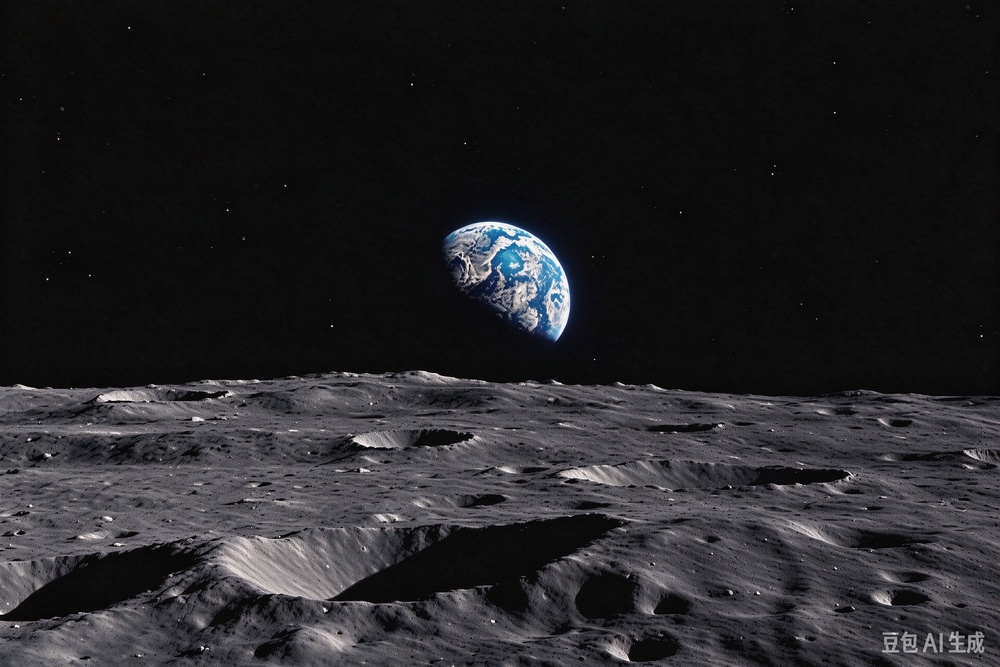
#> input picture 素材/ref_月面地球_1920x1280.jpg, 1000 x 667 px, shrunk from 1920 x 1280 before the run
$ python seamcheck.py '../素材/ref_月面地球_1920x1280.jpg'
#> lines starting #> are read from the running program, lines starting #| are printed output that depends on the picture; after the words box and inside, x2 and y2 are one past the last pixel; in counts of white or black regions, pixels touching at a corner belong together
"""seamcheck.py —— 判断一张成品的拼接残线程度（原分辨率，不缩放）"""
import sys

import numpy as np
from PIL import Image


def seam_score(path, thr=0.70, span=8, min_frac=0.30):
#> called with path = '../素材/ref_月面地球_1920x1280.jpg', thr = 0.7, span = 8, min_frac = 0.3
    A = np.asarray(Image.open(path).convert("L"), dtype=np.float32)
    H, W = A.shape
#> H = 667; W = 1000
    stack = []
    for d in list(range(-span, -2)) + list(range(3, span + 1)):
        stack.append(np.roll(A, d, axis=1))
#> after the loop, stack = 12 items
    med = np.median(np.stack(stack, 0), axis=0)
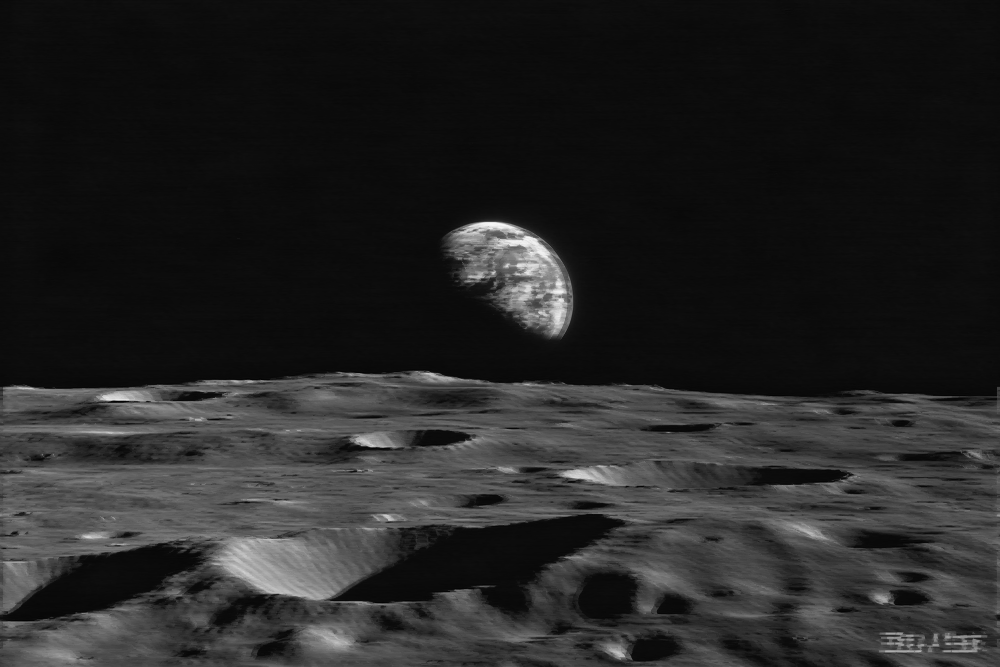
#> med: shape (667, 1000) float32; min 2, max 247, mean 37.3
    dark = A < med * thr
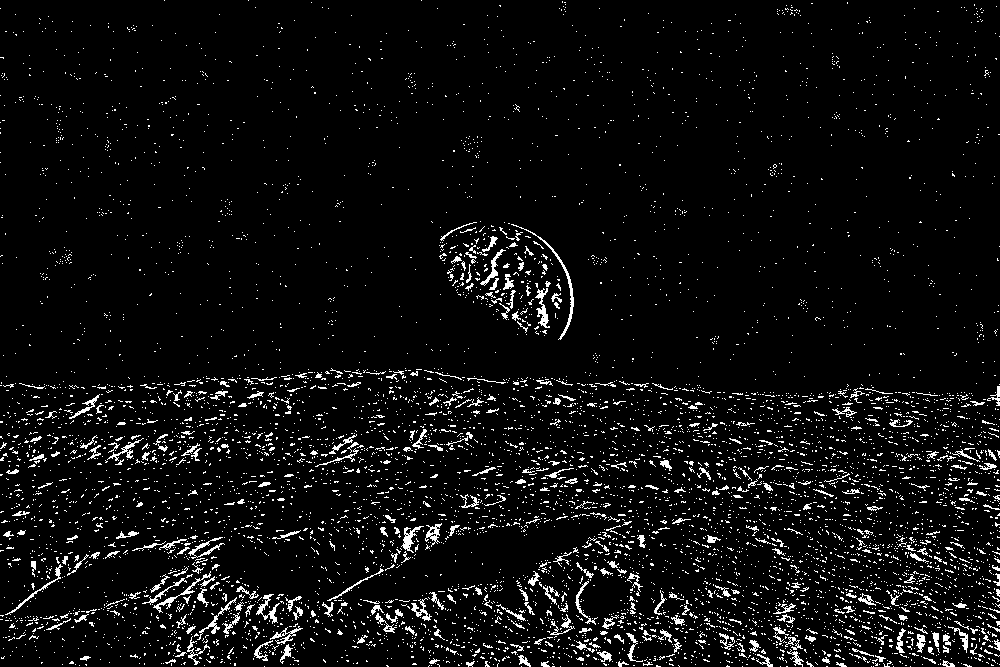
#> dark: shape (667, 1000) bool; 5.4% white in thin lines or dots
    col_lit = (A > 10).sum(0) > H * 0.30
    frac = dark.mean(0)
#> frac = 1000 values, max 0.166 at index 997, min 0.0135 at index 141, mean 0.0541
    bad = (frac > min_frac) & col_lit
    return int(bad.sum()), float(frac.max())


if __name__ == "__main__":
    for p in sys.argv[1:]:
        n, mx = seam_score(p)
#> n = 0; mx = 0.166
        print("%-50s 疑似线列 %4d  峰值 %.2f  %s"
              % (p.split("\\")[-1], n, mx, "有残线" if n >= 8 else "干净"))
#| ../素材/ref_月面地球_1920x1280.jpg                       疑似线列    0  峰值 0.17  干净

$ run again, on 素材/moon_base_mirror.png
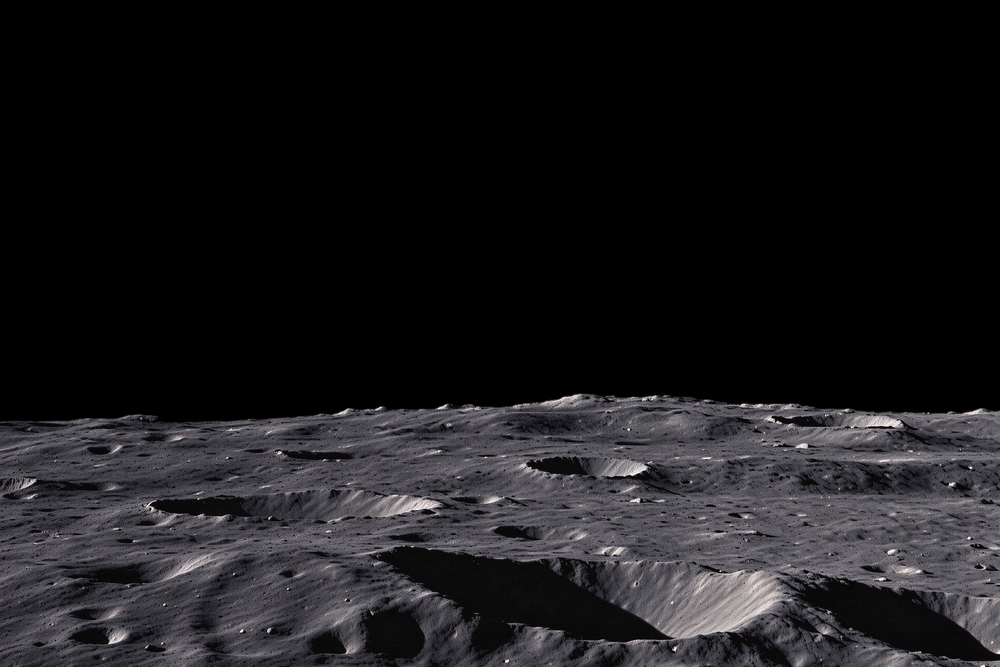
#> input picture 素材/moon_base_mirror.png, 1000 x 667 px, shrunk from 1920 x 1280 before the run
#> after the loop in seam_score, `for d in list(range(-span, -2)) + list(range(3, span + 1)):`: stack = 12 items
#> in seam_score, `med = np.median(np.stack(stack, 0), axis=0)`:
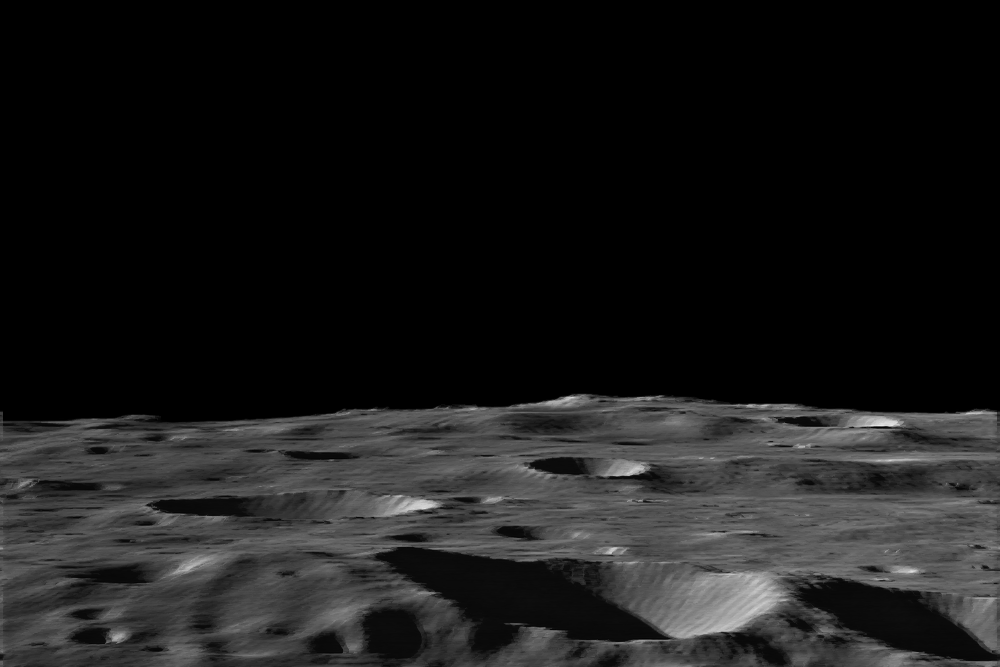
#> med: shape (667, 1000) float32; min 0, max 235, mean 26.3
#> in seam_score, `dark = A < med * thr`:
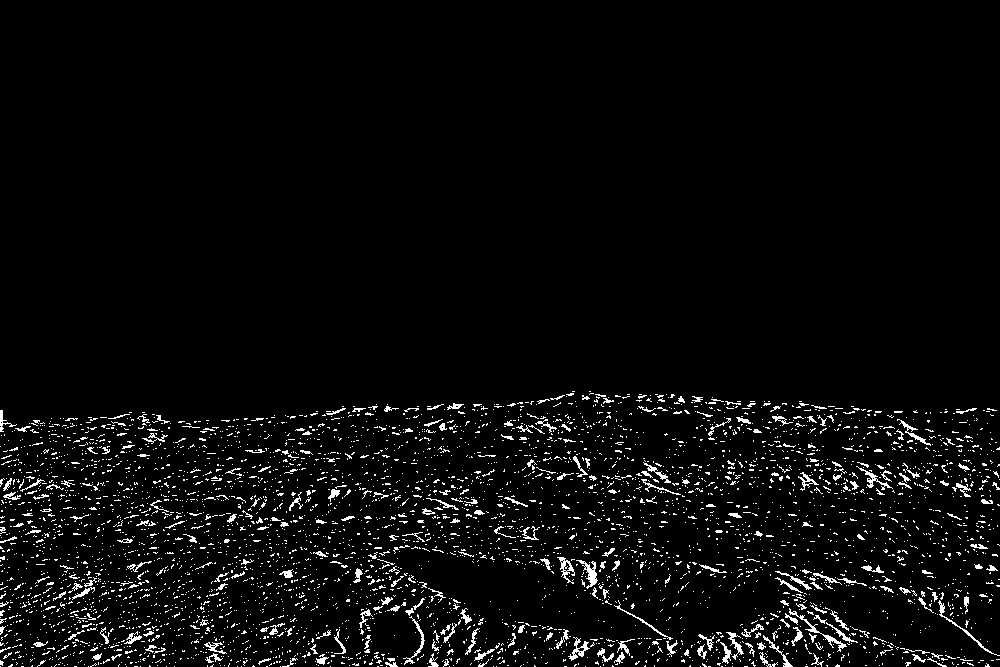
#> dark: shape (667, 1000) bool; 4.1% white in thin lines or dots, all inside (x1, y1, x2, y2) = (0, 391, 1000, 667)
#> frac = 1000 values, max 0.133 at index 1, min 0.012 at index 186, mean 0.0406
#> n = 0; mx = 0.133
#| ../素材/moon_base_mirror.png                         疑似线列    0  峰值 0.13  干净

$ run again, on 素材/moon_base_中影.png
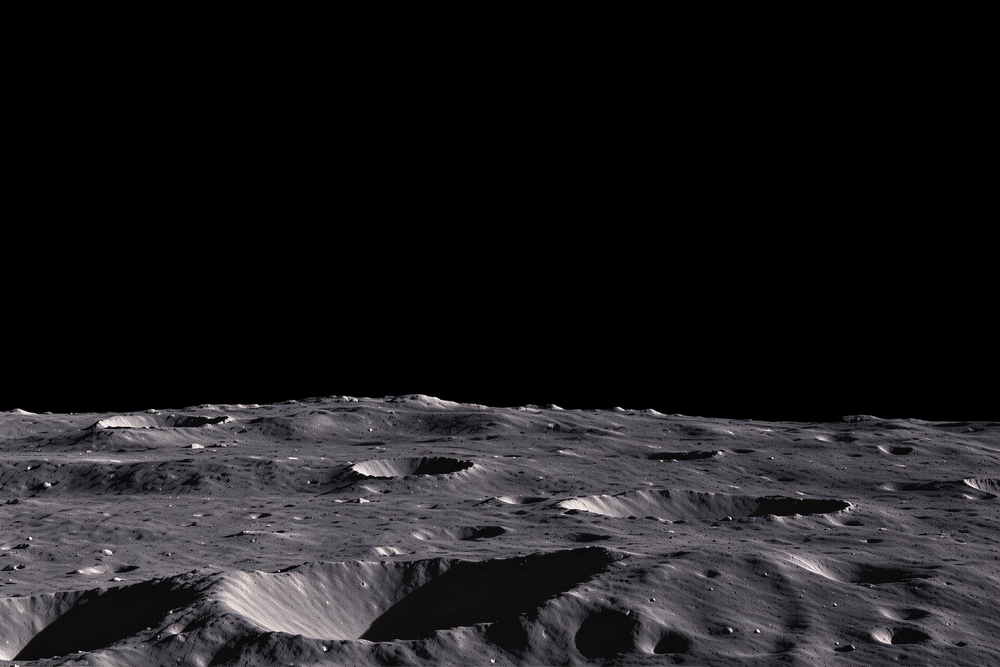
#> input picture 素材/moon_base_中影.png, 1000 x 667 px, shrunk from 1920 x 1280 before the run
#> after the loop in seam_score, `for d in list(range(-span, -2)) + list(range(3, span + 1)):`: stack = 12 items
#> in seam_score, `med = np.median(np.stack(stack, 0), axis=0)`:
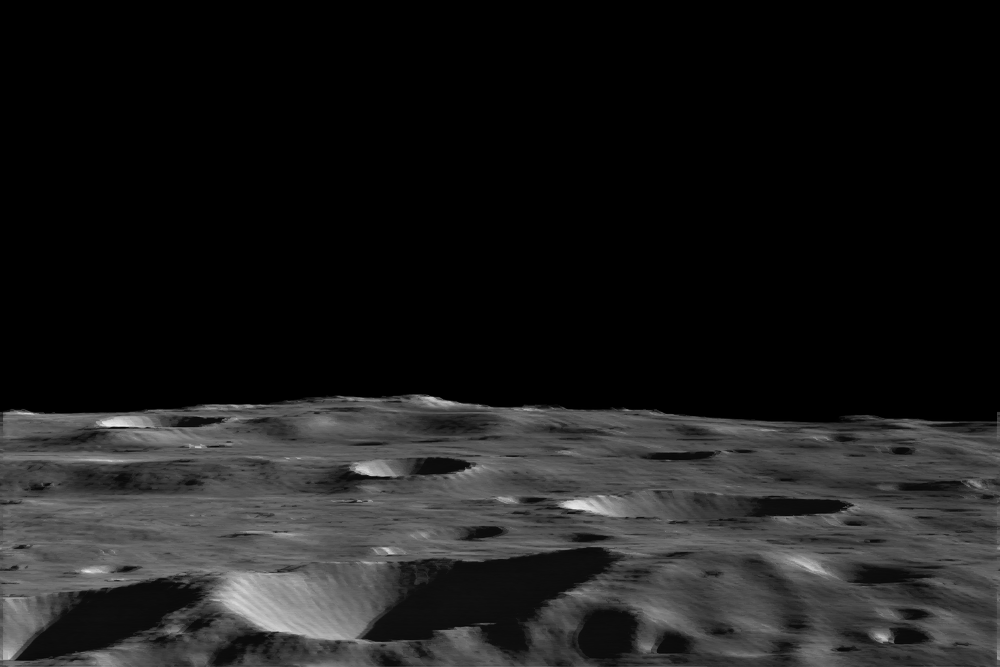
#> med: shape (667, 1000) float32; min 0, max 236, mean 27.8
#> in seam_score, `dark = A < med * thr`:
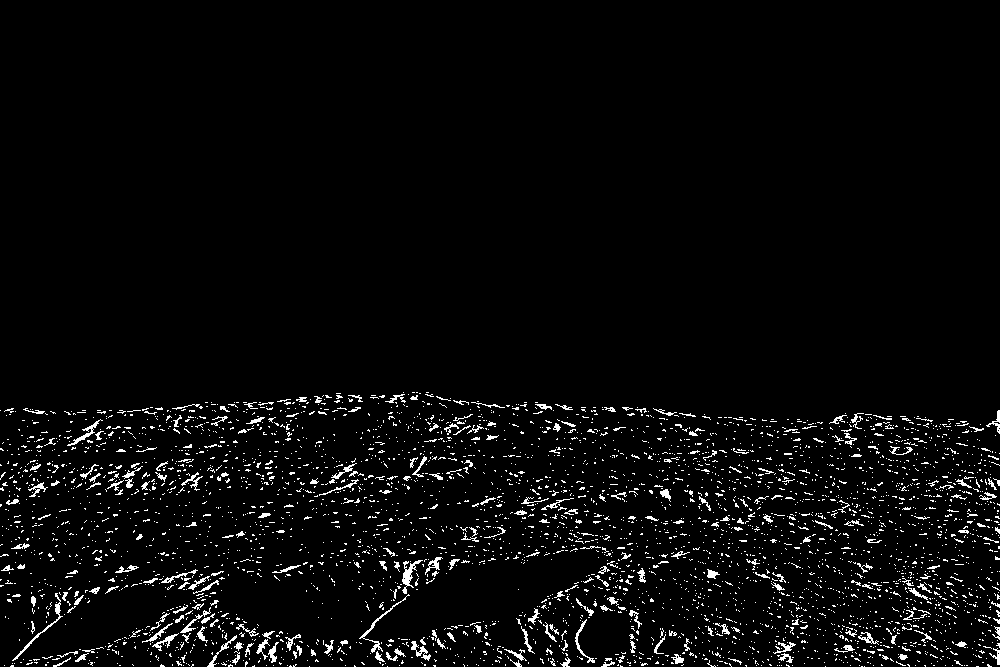
#> dark: shape (667, 1000) bool; 3.7% white in thin lines or dots, all inside (x1, y1, x2, y2) = (0, 392, 1000, 667)
#> frac = 1000 values, max 0.147 at index 997, min 0.0105 at index 309, mean 0.0368
#> n = 0; mx = 0.147
#| ../素材/moon_base_中影.png                             疑似线列    0  峰值 0.15  干净
